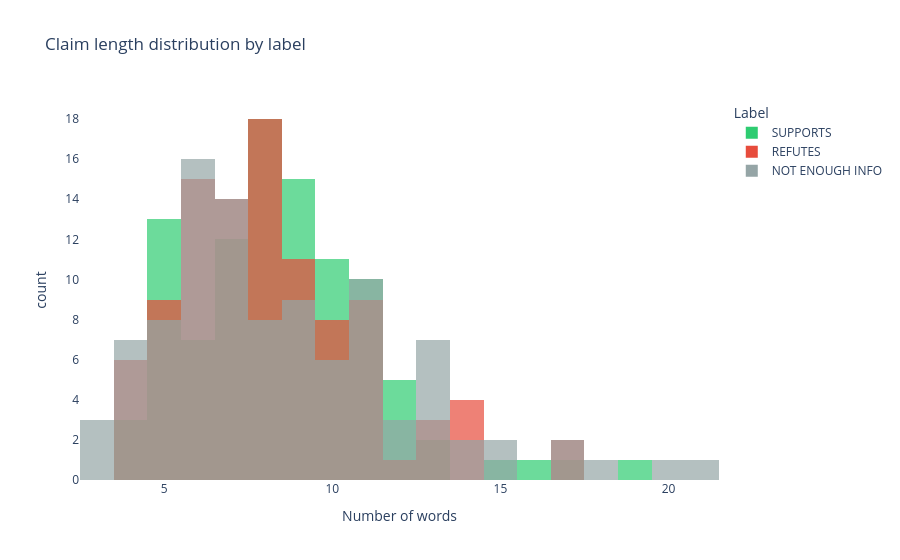

Notebook cell for this chart:
### Markdown cell above
### 3.2 Claim Length Distribution
How many words are in each claim, broken down by label.

### Code cell
sample["claim_length"] = sample["claim"].str.split().str.len()

fig = px.histogram(
    sample,
    x="claim_length",
    color="label",
    color_discrete_map={
        "SUPPORTS": "#2ecc71",
        "REFUTES": "#e74c3c",
        "NOT ENOUGH INFO": "#95a5a6"
    },
    barmode="overlay",
    opacity=0.7,
    nbins=30,
    title="Claim length distribution by label",
    labels={"claim_length": "Number of words", "count": "Number of claims"}
)
fig.update_layout(plot_bgcolor="white", legend_title="Label")
fig.show()

### Figure 1 — Plotly figure (JSON) as saved in the notebook; plotly's stock layout.template omitted (floating-point values rounded to 4 significant figures)
{"data": [{"bingroup": "x", "hovertemplate": "label=SUPPORTS<br>Number of words=%{x}<br>count=%{y}<extra></extra>", "legendgroup": "SUPPORTS", "marker": {"color": "#2ecc71", "opacity": 0.7, "pattern": {"shape": ""}}, "name": "SUPPORTS", "nbinsx": 30, "orientation": "v", "showlegend": true, "x": [7, 6, 10, 8, 11, 9, 7, 11, 11, 12, 8, 11, 8, 8, 6, 11, 9, 9, 9, 10, 7, 7, 10, 17, 5, 10, 6, 10, 19, 8, 8, 7, 12, 4, 15, 7, 7, 12, 5, 9, 7, 8, 5, 6, 8, 5, 8, 11, 9, 9, 9, 4, 9, 10, 9, 5, 4, 12, 8, 8, 5, 6, 5, 12, 16, 7, 5, 11, 5, 9, 8, 5, 11, 8, 8, 7, 13, 10, 9, 10, 10, 11, 11, 9, 9, 7, 7, 10, 6, 8, 5, 8, 8, 6, 8, 13, 10, 5, 5, 9], "xaxis": "x", "yaxis": "y", "type": "histogram"}, {"bingroup": "x", "hovertemplate": "label=REFUTES<br>Number of words=%{x}<br>count=%{y}<extra></extra>", "legendgroup": "REFUTES", "marker": {"color": "#e74c3c", "opacity": 0.7, "pattern": {"shape": ""}}, "name": "REFUTES", "nbinsx": 30, "orientation": "v", "showlegend": true, "x": [7, 7, 10, 6, 10, 11, 5, 9, 13, 10, 17, 8, 8, 7, 7, 6, 14, 6, 8, 5, 11, 10, 8, 5, 14, 8, 7, 12, 11, 8, 6, 4, 6, 11, 6, 11, 7, 11, 6, 4, 6, 9, 14, 10, 8, 7, 8, 9, 17, 5, 5, 4, 9, 8, 7, 6, 7, 4, 8, 8, 8, 6, 9, 10, 5, 7, 4, 9, 8, 4, 6, 6, 10, 6, 9, 9, 7, 6, 9, 14, 5, 7, 10, 11, 5, 6, 8, 8, 13, 9, 8, 9, 7, 5, 8, 13, 11, 7, 11, 8], "xaxis": "x", "yaxis": "y", "type": "histogram"}, {"bingroup": "x", "hovertemplate": "label=NOT ENOUGH INFO<br>Number of words=%{x}<br>count=%{y}<extra></extra>", "legendgroup": "NOT ENOUGH INFO", "marker": {"color": "#95a5a6", "opacity": 0.7, "pattern": {"shape": ""}}, "name": "NOT ENOUGH INFO", "nbinsx": 30, "orientation": "v", "showlegend": true, "x": [7, 6, 9, 4, 6, 6, 10, 7, 6, 10, 8, 6, 9, 6, 13, 13, 11, 8, 6, 3, 7, 5, 8, 10, 15, 13, 4, 9, 7, 6, 3, 7, 6, 7, 8, 5, 17, 6, 11, 13, 13, 9, 7, 6, 9, 9, 6, 6, 21, 13, 10, 18, 7, 14, 6, 4, 8, 8, 5, 11, 11, 12, 9, 15, 11, 10, 3, 10, 11, 9, 11, 7, 5, 5, 8, 6, 7, 8, 13, 20, 7, 17, 11, 12, 9, 11, 7, 4, 4, 6, 12, 5, 4, 7, 7, 14, 11, 4, 5, 5], "xaxis": "x", "yaxis": "y", "type": "histogram"}], "layout": {"xaxis": {"anchor": "y", "domain": [0.0, 1.0], "title": {"text": "Number of words"}}, "yaxis": {"anchor": "x", "domain": [0.0, 1.0], "title": {"text": "count"}}, "legend": {"title": {"text": "Label"}, "tracegroupgap": 0}, "title": {"text": "Claim length distribution by label"}, "barmode": "overlay", "plot_bgcolor": "white"}}
